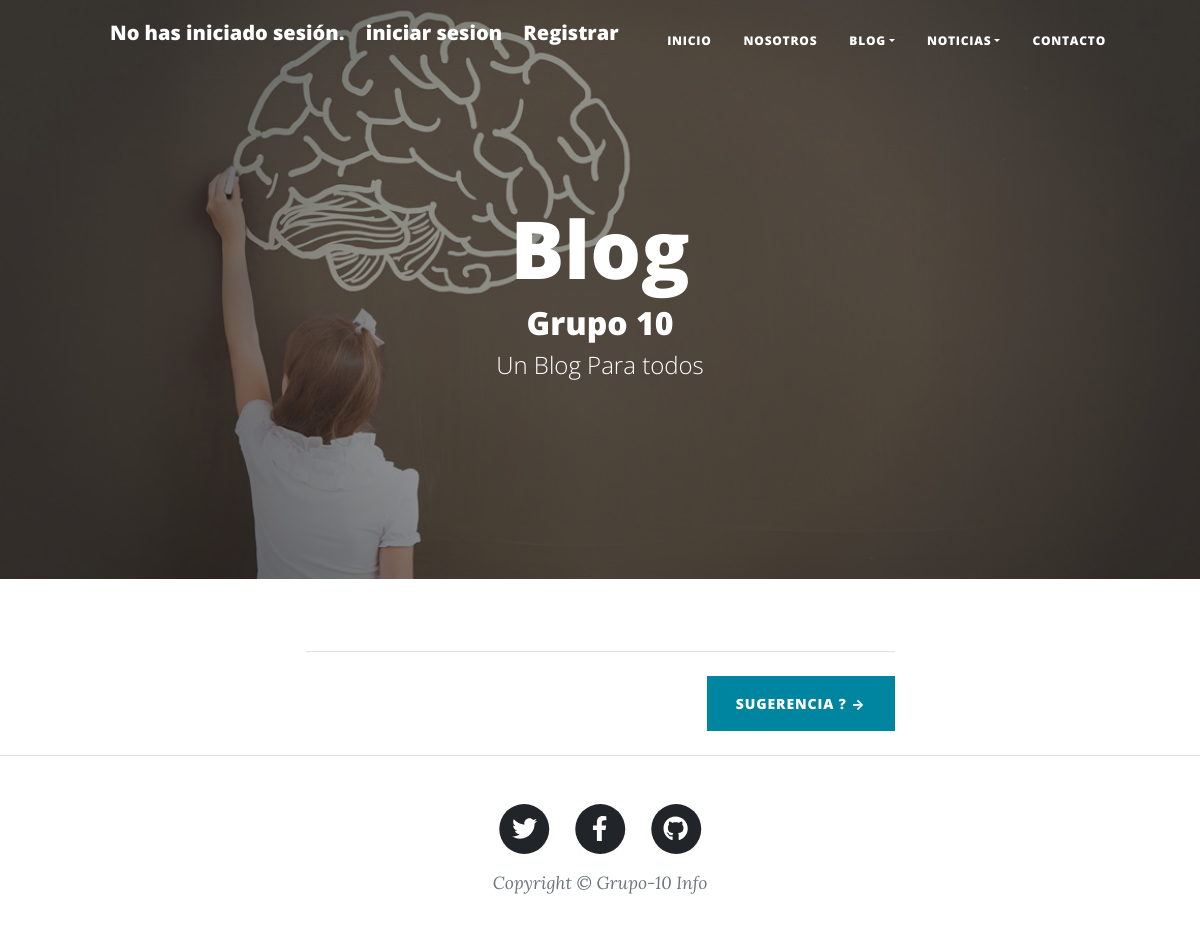
The page /blogpost/ on the database as committed earlier.
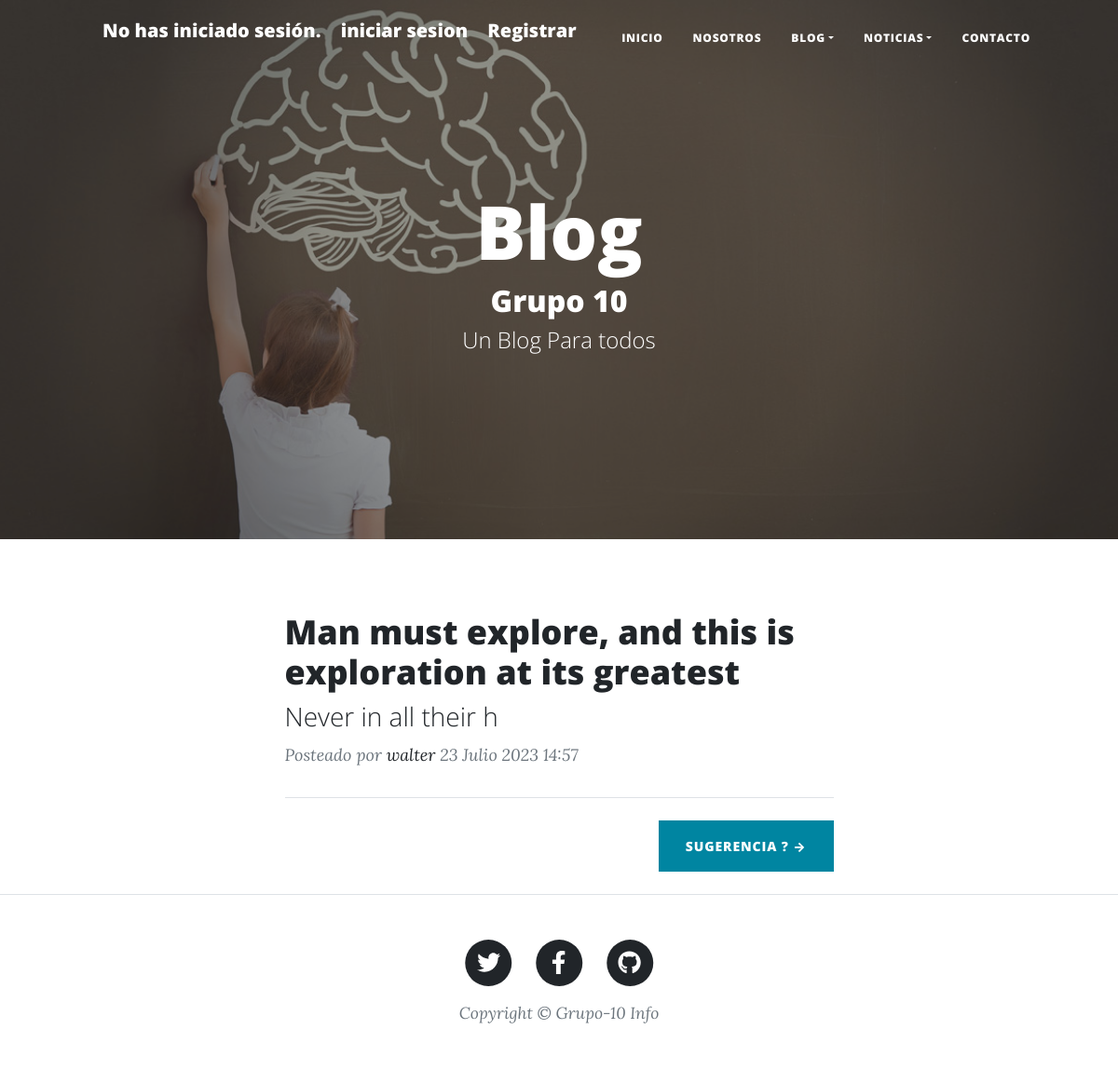
The same page on the database as committed later.
### apps/blogpost/models.py (models this page shows, shortened)
class Post(models.Model):
    titulo = models.CharField(max_length=255)
    subtituloGenral = models.CharField(max_length=255, null=True)
    autor = models.ForeignKey(settings.AUTH_USER_MODEL, on_delete=models.CASCADE)
    cuerpo=models.TextField()
    slug = models.SlugField()
    fechaCreado= models.DateTimeField(auto_now_add=True,null=True)
    titulo2 = models.CharField(max_length=255, null=True)
    subtituloGenral2 = models.CharField(max_length=255, null=True)
    cuerpo2 = models.TextField( null=True)
    imagen1 = models.ImageField(upload_to='blogpost/', null=True)
    imagen2 = models.ImageField(upload_to='blogpost/', null=True)
    pieDeFoto = models.CharField(max_length=255,null=True)
    pieDePosteo=models.TextField(null=True)

### apps/usuarios/models.py (models this page shows)
class Usuario(AbstractUser):
    pass

### apps/blogpost/views.py (the view)
# urls.py: path('',views.inicio,name='inicio'),
def inicio(request):
    contexto = {}
    post= Post.objects.all()
    titulo_busqueda = request.GET.get('busqueda_titulo')
    if titulo_busqueda:
        post = post.filter(titulo__icontains=titulo_busqueda)
    post = post.order_by('-fechaCreado')
    paginator = Paginator(post, 3)
    page_number = request.GET.get('page')
    post_paginadas = paginator.get_page(page_number)
    contexto['posteos'] = post_paginadas
    return render(request, 'blogpost/inicio.html', contexto)

### blog/contexto_processo.py (called while the page is built)
def logged_in_user(request):
    return {'logged_in_user': request.user}

### templates/blogpost/inicio.html (shortened to what this page needs)
{%extends 'base2.html' %}
{% load static %}
{%block head %}
<header class="masthead" style="background-image:  url('{% static "image/fondo_Blog.jpg" %}')">
    <div class="container position-relative px-4 px-lg-5">
        <div class="row gx-4 gx-lg-5 justify-content-center">
            <div class="col-md-10 col-lg-8 col-xl-7">
                <div class="site-heading">
                    <h1>Blog</h1>
                    <h2>Grupo 10</h2>
                    <span class="subheading">Un Blog Para todos</span>
                </div>
            </div>
        </div>
    </div>
</header>
{% endblock head%}
 {% block contenido %}
   <div class="container px-4 px-lg-5">
    <div class="row gx-4 gx-lg-5 justify-content-center">
        <div class="col-md-10 col-lg-8 col-xl-7">
            {% for cadaPost in posteos %}
            <div class="post-preview">
                <a href="{% url 'blogpost:detalle' cadaPost.id %}">
                    <h2 class="post-title">{{cadaPost.titulo}}</h2>
                    <h3 class="post-subtitle">{{cadaPost.cuerpo |slice:"20" }}</h3>
                </a>
                <p class="post-meta">
                    Posteado por
                    <a href="#!">{{cadaPost.autor}}</a>
                    {{cadaPost.fechaCreado}}
                </p>
            </div>
            {% endfor %}
            <hr class="my-4" />
            <div class="d-flex justify-content-end mb-4"><a class="btn btn-primary text-uppercase" href="contacto">Sugerencia ?  →</a></div>
        </div>
    </div>
</div>
{% endblock contenido %}

Rows that differ between the two databases and show on the page:
added Post: titulo "Man must explore, and this is exploration at its greatest", cuerpo "Never in all their h", autor "walter", fechaCreado "23 Julio 2023 14:57"
